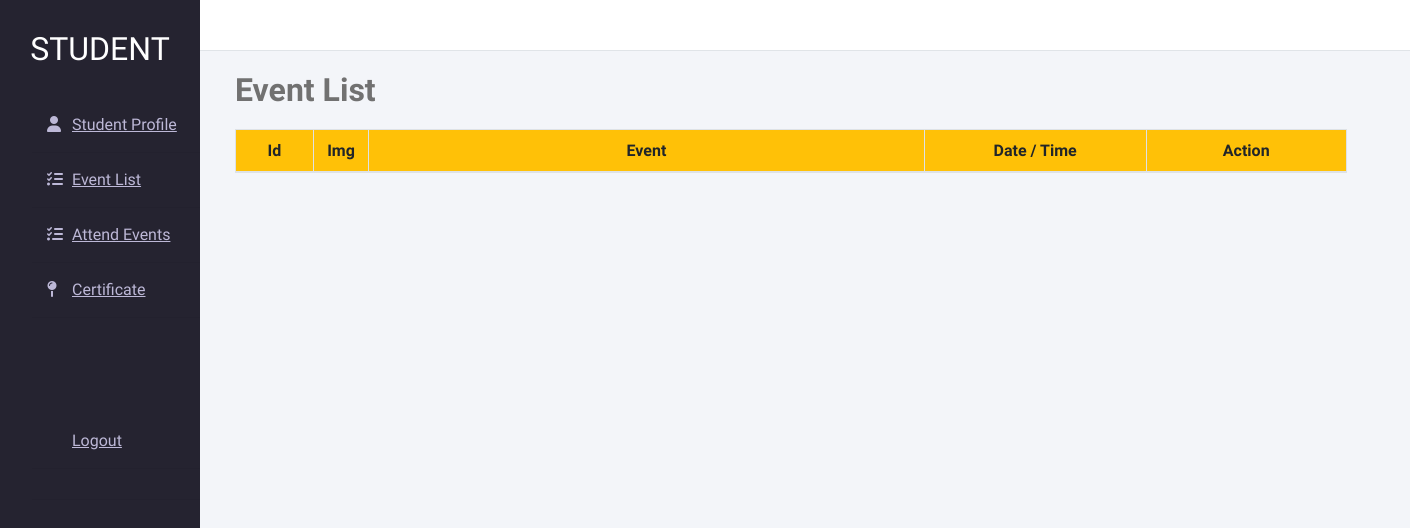
Page /Project/listEvent.php on the earlier database version.
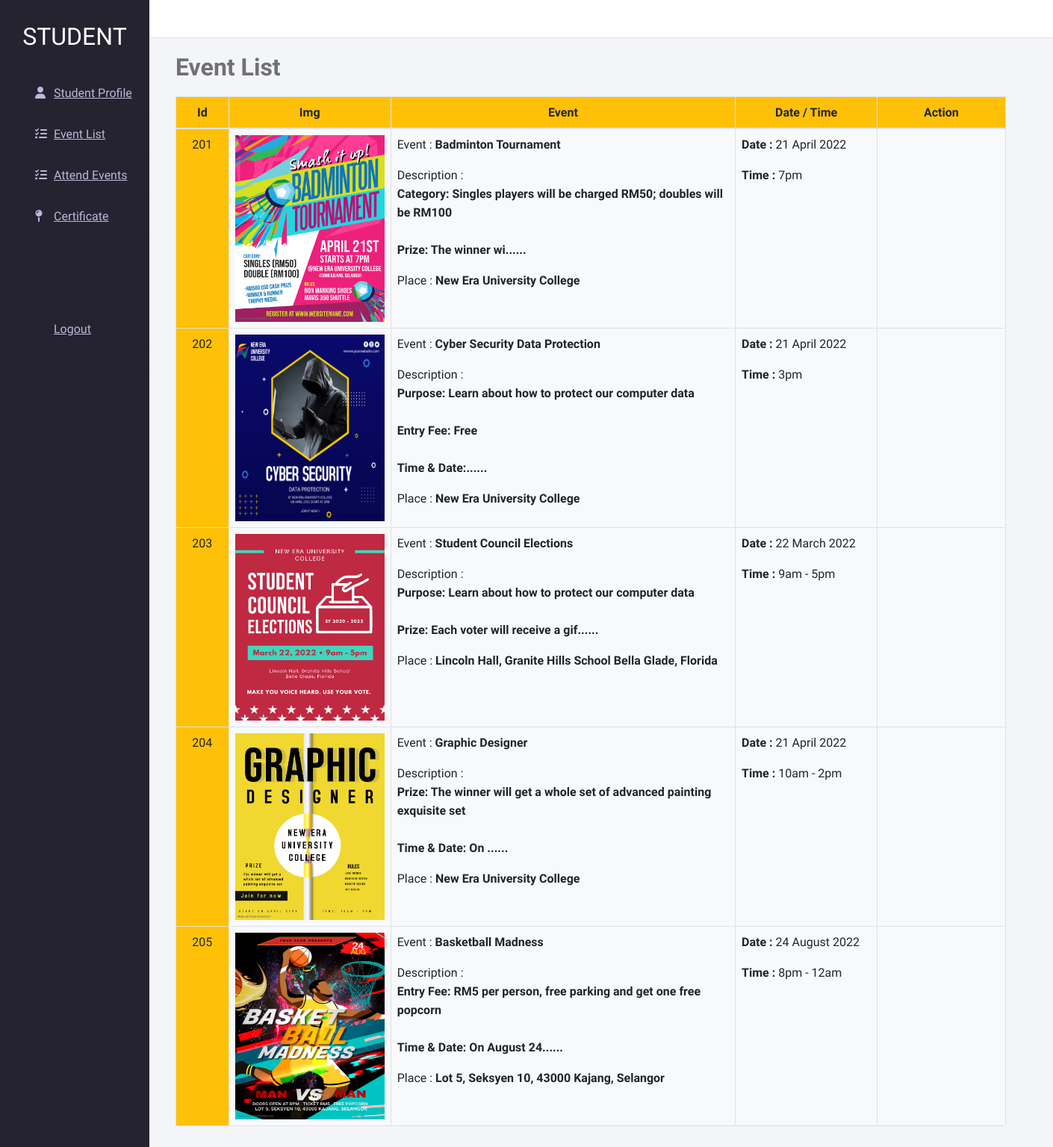
Same page on the later database version.
### tables this page shows
CREATE TABLE `event` (
  `eventId` int(12) NOT NULL,
  `eventName` varchar(255) NOT NULL,
  `Desc` text NOT NULL, 
  `venue` varchar(5000) NOT NULL,
  `eventDate` text NOT NULL,
  `eventTime` text NOT NULL,
  `eventPubDate` datetime NOT NULL DEFAULT current_timestamp()
);

### Project/listEvent.php (the view, shortened to what this page needs)
<!doctype html>
<html lang="en">
  <head>
    <link rel="stylesheet" href="https://stackpath.bootstrapcdn.com/bootstrap/4.2.1/css/bootstrap.min.css">
    <link href="https://cdn.jsdelivr.net/npm/bootstrap@5.1.3/dist/css/bootstrap.min.css" rel="stylesheet">
    <link rel="stylesheet" href="styles.css">
  </head>
  <body>
  <?php require 'includes/nav.php';?>
  <?php include 'includes/_dbconnect.php';?>
<div class="w">
<div class="main_content">
        <div class="header"></div>
        <div class="info">
        <div class="col-sm-8">
        <h2><b>Event List</b></h2>
        </div>
			<div class="col-md-10 mb-3">
				<div class="bg-light">
						<table class="table table-bordered table-hover mb-0">
							<thead class="bg-warning">
								<tr>
									<th class="text-center" style="width:7%;">Id</th>
									<th class="text-center">Img</th>
									<th class="text-center" style="width:50%;">Event</th>
                  <th class="text-center" style="width:20%;">Date / Time</th>
									<th class="text-center" style="width:18%;">Action</th>
								</tr>
							</thead>
							<tbody>
                            <?php
                                $sql = "SELECT * FROM `event`";
                                $result = mysqli_query($conn, $sql);
                                while($row = mysqli_fetch_assoc($result)){
                                    $eventId = $row['eventId'];
                                    $eventName = $row['eventName'];
                                    $Desc = $row['Desc'];
                                    $venue = $row['venue'];
                                    $eventDate = $row['eventDate'];
                                    $eventTime = $row['eventTime'];
                                    echo '<tr>
											                      <td class="text-center bg-warning">' .$eventId. '</td>
                                            <td>
                                                <img src="/Project/img/events-'.$eventId. '.jpg" alt="image for this item" width="200px" height="250px">
                                            </td>
                                            <td>
                                                <p>Event : <b>' .$eventName. '</b></p>
                                                <p>Description : <br><b class="truncate">' . substr($Desc, 0, 100). '......</b></p>
                                                <p>Place : <b>' .$venue. '</b></p>
                                            </td>
                                            <td>
                                                <p><b>Date : </b>'.$eventDate.'</p>
                                                <p><b>Time : </b>'.$eventTime.'</p>
                                            </td>
                                            <td class="text-center">';
                                            echo '
												                      </form>
                                            </td>
                                        </tr>';
                                }
                            ?>
							</tbody>
						</table>
				</div>
			</div><br>
		</div>
	</div>
</div>
  </body>
</html>

Differences in the rows shown:
added event: eventId "201", shows a picture, eventName "Badminton Tournament", Desc "Category: Singles players will be charged RM50; doubles will be RM100 Prize: The winner wi", venue "New Era University College", eventDate "21 April 2022", eventTime "7pm"
added event: eventId "202", shows a picture, eventName "Cyber Security Data Protection", Desc "Purpose: Learn about how to protect our computer data Entry Fee: Free Time & Date:", venue "New Era University College", eventDate "21 April 2022", eventTime "3pm"
added event: eventId "203", shows a picture, eventName "Student Council Elections", Desc "Purpose: Learn about how to protect our computer data Prize: Each voter will receive a gif", venue "Lincoln Hall, Granite Hills School Bella Glade, Florida", eventDate "22 March 2022", eventTime "9am - 5pm"
added event: eventId "204", shows a picture, eventName "Graphic Designer", Desc "Prize: The winner will get a whole set of advanced painting exquisite set Time & Date: On", venue "New Era University College", eventDate "21 April 2022", eventTime "10am - 2pm"
added event: eventId "205", shows a picture, eventName "Basketball Madness", Desc "Entry Fee: RM5 per person, free parking and get one free popcorn Time & Date: On August 24", venue "Lot 5, Seksyen 10, 43000 Kajang, Selangor", eventDate "24 August 2022", eventTime "8pm - 12am"
